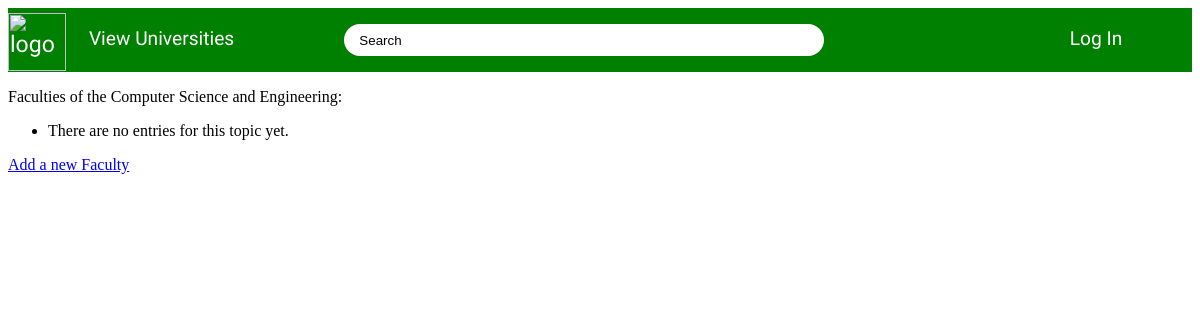
Page /professor/1 on the earlier database version.
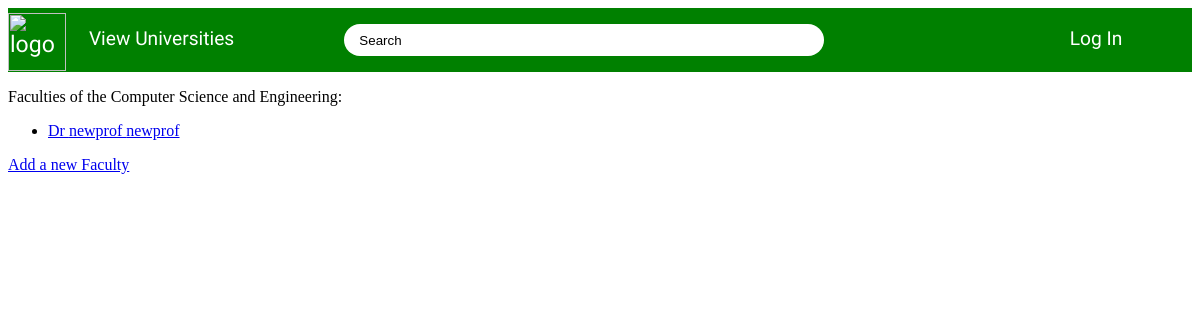
Same page on the later database version.
### rmp_bd_app/models.py (models this page shows, shortened)
class Professor(models.Model):
    current_university = models.ForeignKey(University, on_delete=models.CASCADE)
    campus = models.ForeignKey(Campus, on_delete=models.CASCADE)
    department = models.ForeignKey(Department, on_delete=models.CASCADE)
    honorific = models.CharField(max_length=50)
    first_name = models.CharField(max_length=100)
    last_name = models.CharField(max_length=100)
    date_added = models.DateTimeField(auto_now_add=True)
    class Meta:
        verbose_name_plural = 'professors'

### rmp_bd_app/views.py (the view)
# urls.py: path('professor/<int:department_id>', views.professor, name='professor'),
def professor(request, department_id):
    department = Department.objects.get(id=department_id)
    professor = Professor.objects.filter(department=Department.objects.get(id=department_id)).order_by('date_added')
    context = {'department': department, 'professor': professor}
    return render(request, 'rmp_bd_app/professors.html', context)

### rmp_bd_app/models.py (called while the page is built)
    def __str__(self):
        return self.department_name

### rmp_bd_app/templates/rmp_bd_app/professors.html
{% extends 'rmp_bd_app/base.html' %}
{% block content %}
<p> Faculties of the {{ department }}:</p>
<ul>
  {% for professor in professor %}
    <li>
      <a href="{% url 'rmp_bd_app:professor_details' professor.id %}">{{ professor.honorific }} {{ professor.first_name }} {{ professor.last_name }}</a>
    </li>
  {% empty %}
    <li>There are no entries for this topic yet.</li>
  {% endfor %}
</ul>
<a href="{% url 'rmp_bd_app:new_faculty'%}">Add a new Faculty</a>
{% endblock content %}

Differences in the rows shown:
added Professor: honorific "Dr", first_name "newprof", last_name "newprof"
Other differences:
text no longer shown: "There are no entries for this topic yet."
